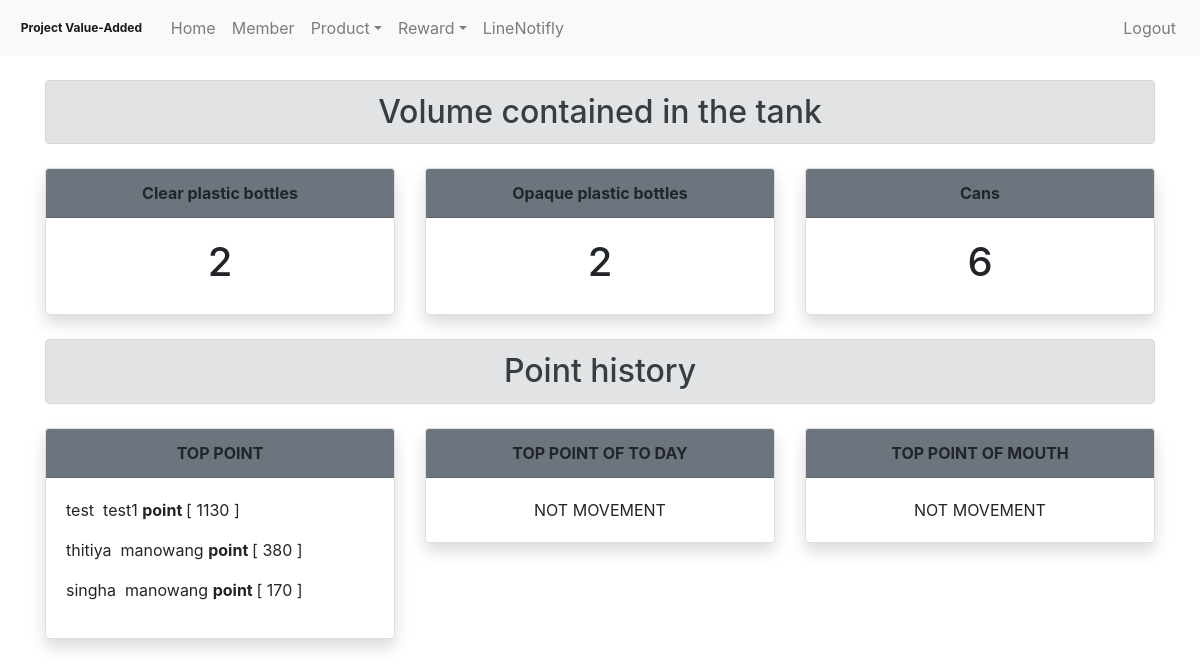
Page /Admin/home.php on the earlier database version.
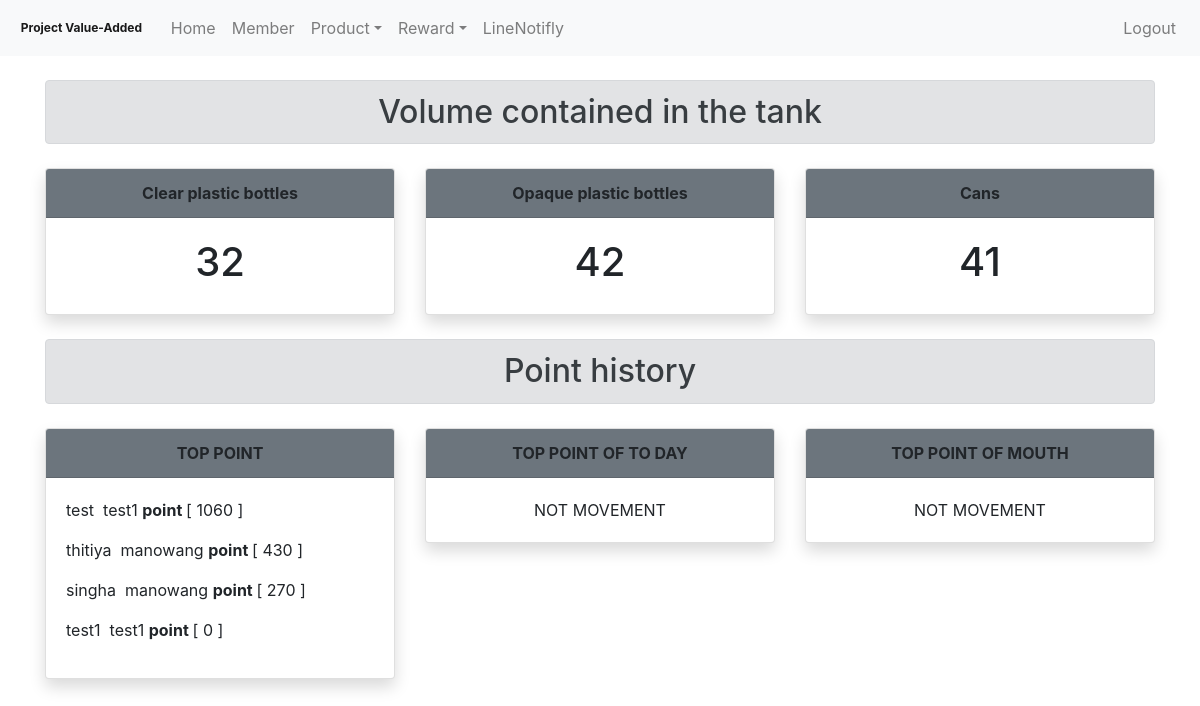
Same page on the later database version.
### tables this page shows
CREATE TABLE `user` (
  `id_user` int(5) NOT NULL COMMENT 'primary key',
  `phone_user` varchar(10) NOT NULL,
  `password_user` varchar(20) NOT NULL,
  `firstname_user` varchar(255) NOT NULL,
  `lastname_user` varchar(255) NOT NULL,
  `address_user` varchar(255) NOT NULL,
  `email_user` varchar(255) NOT NULL,
  `total_point_user` int(5) NOT NULL,
  `img_user` varchar(255) NOT NULL,
  `id_permission_user` int(1) NOT NULL COMMENT 'foreign key'
);

### Admin/home.php (called while the page is built, shortened)
<?php
include "./src/component/header.php";
include "./src/component/nev.php";
include "./src/views/home_modal.php";
include "./src/component/footage.php";
?>

### Admin/src/models/update_stock.php (called while the page is built, shortened)
<?php
   require "../Mysql/Connect.php";
    $q_fetch = "SELECT * FROM stock";
    $result_detail = mysqli_query($dbcon, $q_fetch);
    while ($obj = mysqli_fetch_object($result_detail)){
        $numbers[] =  $obj->number;
     }
?>

### Admin/src/models/compare_top_point.php (called while the page is built)
<?php
require "../Mysql/Connect.php";
$q_fetch_toppoint = "SELECT firstname_user,lastname_user,total_point_user FROM user ORDER BY total_point_user DESC Limit 10";
$result_fetch_toppoint = mysqli_query($dbcon, $q_fetch_toppoint);

### Admin/src/views/show_point.php (the view)
    <?php include './src/models/compare_top_point.php';
while ($obj = mysqli_fetch_assoc($result_fetch_toppoint)) { ?>
    <p></tab><?php echo $obj['firstname_user'].'&nbsp;&nbsp;'.$obj['lastname_user'];?>
    <strong >point </strong>[
        <?php echo $obj['total_point_user'];
    ?> ] </p>
    <?php } ?>

### Admin/src/views/home_modal.php
<div class="container pt-4">
    <?php
    require_once './src/models/update_stock.php';
    ?>
    <h1 class="text-center mb-4 alert alert-secondary" style="font-size: 2em; ">Volume contained in the tank</h1>
    <div class="row text-center">
        <div class="col-4 mx-auto">
            <div class="card shadow rounded">
                <div class="card-header bg-secondary">
                    <strong>Clear plastic bottles</strong>
                </div>
                <div class="card-body">
                    <h1><?php echo $numbers[0] ?></h1>
                </div>
            </div>
        </div>
        <div class="col-4 mx-auto">
            <div class="card shadow rounded">
                <div class="card-header bg-secondary">
                    <strong>Opaque plastic bottles</strong>
                </div>
                <div class="card-body">
                    <h1><?php echo $numbers[1] ?></h1>
                </div>
            </div>
        </div>
        <div class="col-4 mx-auto">
            <div class="card shadow rounded ">
                <div class="card-header bg-secondary">
                    <strong>Cans</strong>
                </div>
                <div class="card-body">
                    <h1><?php echo $numbers[2] ?></h1>
                </div>
            </div>
        </div>
    </div>
    <br>
    <div>
        <h1 class="text-center mb-4 alert alert-secondary" style="font-size: 2em; ">Point history</h1>
    </div>
    <div class="row text-center">
        <div class="col-4 mx-auto">
            <div class="card shadow rounded">
                <div class="card-header bg-secondary">
                    <strong>TOP POINT</strong>
                </div>
                <div class="card-body text-left">
                    <?php include './src/views/show_point.php' ?>
                </div>
            </div>
        </div>
        <div class="col-4 mx-auto">
            <div class="card shadow rounded">
                <div class="card-header bg-secondary">
                    <strong>TOP POINT OF TO DAY</strong>
                </div>
                <div class="card-body">
                    <?php include './src/views/show_point_today.php' ?>
                </div>
            </div>
        </div>
        <div class="col-4 mx-auto">
            <div class="card shadow rounded">
                <div class="card-header bg-secondary">
                    <strong>TOP POINT OF MOUTH</strong>
                </div>
                <div class="card-body">
                    <?php include './src/views/show_point_mouth.php'  ?>
                </div>
            </div>
        </div>
    </div>

Differences in the rows shown:
changed user "test": total_point_user "1130" → "1060"
changed user "thitiya": total_point_user "380" → "430"
changed user "singha": total_point_user "170" → "270"
added user: firstname_user "test1", lastname_user "test1", total_point_user "0"
Other differences:
$numbers[0]: "2" → "32"
$numbers[1]: "2" → "42"
$numbers[2]: "6" → "41"
